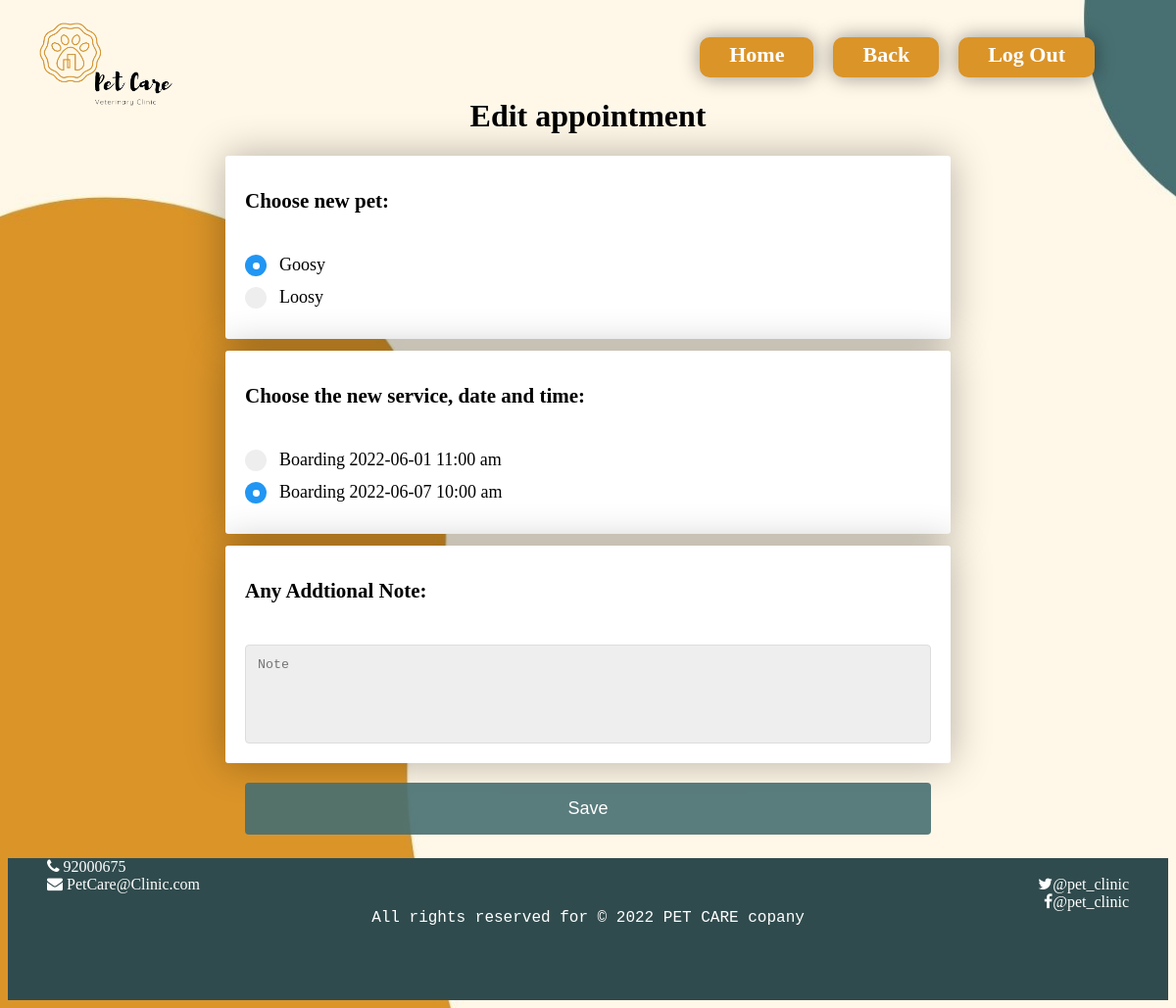
The page /EdAppo.php (signed in) on the database its author committed.
### tables this page shows
CREATE TABLE `pet` (
  `name` varchar(100) NOT NULL,
  `DOB` date NOT NULL,
  `breed` varchar(100) NOT NULL,
  `vaccination_list` text DEFAULT NULL,
  `photo` varchar(100) DEFAULT 'images.png',
  `medical_history` text DEFAULT NULL,
  `gender` varchar(50) NOT NULL,
  `SNstatus` varchar(50) NOT NULL,
  `ownerEmail` varchar(100) NOT NULL
);

CREATE TABLE `appointment` (
  `appoNum` int(100) NOT NULL,
  `date` date NOT NULL,
  `time` time(6) NOT NULL,
  `satatus` varchar(100) DEFAULT NULL,
  `note` text DEFAULT NULL,
  `petName` varchar(100) DEFAULT NULL,
  `owneremail` varchar(100) DEFAULT NULL,
  `serviceName` varchar(100) NOT NULL
);

### EdAppo.php (the view, shortened to what this page needs)
<html lang="en">
<head>
    <link rel="stylesheet" href="Style.css">
</head>
<body>
  <div class="grid">
    <div class="nav-bar-logn">
    <ul id="ullogin">
      <li><img src="logo.png" alt="logo" class="nav-bar-logo" ></li>
      <li class="nav-bar-item-logn" id="activelogn"><a href="home%20page.php">Log Out</a></li>
      <li class="nav-bar-item-logn" id="activelogn"><a href="App.php">Back</a></li>
        <li class="nav-bar-item-logn" id="activelogn"><a href="welcom.php">Home</a></li>
      </ul>
</div>
</div>
    <form method="post" action="#">
      <h1 class="hReq">Edit appointment</h1>
    <div id="divReq"><h1> Choose new pet:</h1>
         <?php
      $query = "SELECT * FROM `pet`WHERE `owneremail`='".$_SESSION['email']."'; ";
      if(!($database =mysqli_connect("localhost","root","")))
          die("<P>Could not connect to database </p>");
if(!($result= mysqli_query($database,$query))){
    print("<p>Could not execute query</p>");
              die(mysqli_error());
}
      ?>
        <?php
      if(mysqli_num_rows($result)>0){
         for($counter=0;$row=mysqli_fetch_assoc($result);++$counter){
             $name=$row['name'];
             print("  <label class='container-pet'>$name <input type='radio' ");
                print(" name='ChoosePet' value='$name'><span class='checkmark'></span>
     </label> ");
         }
      }
      ?>
    </div>
    <div id="divReq"><h1> Choose the  new service, date and time:</h1>
    <?php
$query="select serviceName,date,time,appoNum from appointment WHERE satatus=''";
$run=mysqli_query($database,$query);
if(mysqli_num_rows($run)>0){
  while($row=mysqli_fetch_row($run)){
    $time=date('h:i a',strtotime($row[2]));
  echo "  <label class='container-pet'>$row[0] $row[1] $time
  <input type='radio' checked='checked' name='appInfo' id='$row[3]' value='$row[3]'>
  <span class='checkmark'></span>
</label>";
  }
}
else
    echo "<h3>No appointment available yet</h3>";
?>
 </div>
<div id="divReq"><h1> Any Addtional Note:</h1>
    <textarea rows="5" cols="5" class="form__input" placeholder="Note" name="lnO" id="ln" ></textarea>
</div>
<div class="buttonss">
    <button type="submit" class="registerbtn">Save</button>
</div>
    </form>
 <?php include("footer.php"); ?>
</body>
</html>

### Style.css (style rules this page uses)
body { background: url(./pet.jpg); background-size: cover; }
.form__input { display: block; width: 100%; padding: 0.75rem; box-sizing: border-box; border-radius:4px; border: 1px solid #dddddd; outline: none; background: #eeeeee; transition: background 0.2s, border-color 0.2s; }
.registerbtn { background-color: #486F72; color: white; padding: 16px 20px; margin: 8px 0; border: none; cursor: pointer; width: 100%; opacity: 0.9; font-size: large; border-radius: 4px; }
.container-pet { display: block; position: relative; padding-left: 35px; margin-bottom: 12px; cursor: pointer; font-size: 18px; -webkit-user-select: none; -moz-user-select: none; -ms-user-select: none; user-select: none; }
.checkmark { position: absolute; top: 0; left: 0; height: 22px; width: 22px; background-color: #eee; border-radius: 50%; }
.container-pet input:checked ~ .checkmark { background-color: #2196F3; }
.checkmark:after { content: ""; position: absolute; display: none; }
.container-pet input:checked ~ .checkmark:after { display: block; }
.container-pet .checkmark:after { top: 7.9px; left:7.9px; width: 6.9px; height: 6.9px; border-radius: 50%; background: white; }
#divReq { padding: 20px; position: relative; margin: 1% auto; left: 0%; right:0; background: white; border-radius: 3px; width: 700px; box-shadow: 0 0 40px rgba(0, 0, 0, 0.3); }
#divReq h1 { font-size: 21px; margin-bottom: 6%; }
.buttonss { padding: 0; position: relative; margin: 1% auto; left: 0%; right:0; border-radius: 3px; width: 700px; }
#ullogin { list-style-type: none; padding: 0; margin: 30px 55px 0; }
li { float: right; }
li a { text-decoration: none; color: #fff; font-weight: bold; }
.nav-bar-logn { grid-area: header; }
.nav-bar-item-logn { background-color:#DB9428; text-align: center; padding: 10px 30px; padding-top: 5px; border-radius: 10px; margin-right: 20px; font-size: 22px; }
#activelogn { background-color: #DB9428; }
.nav-bar-item-logn:not(:first-of-type) { background-color: #DB9428; transition: transform .3s; box-shadow: 0 0 20px rgba(0, 0, 0, 0.4); }
textarea { resize: none; margin-top: 5%; }
.hReq { text-align: center; }
.grid { display: grid; }
.nav-bar-logo { width: 12%; position: absolute; top: 2%; right: 85%; }

### rows shown on the page
pet: name "Goosy"
pet: name "Loosy"
appointment: serviceName "Boarding", date "2022-06-01", time "11:00 am"
appointment: serviceName "Boarding", date "2022-06-07", time "10:00 am"
